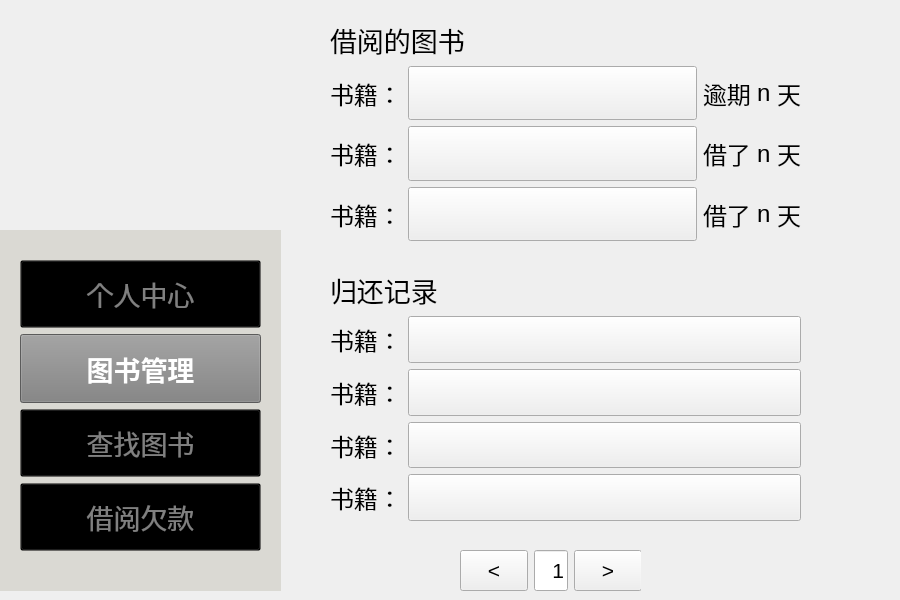
<?xml version="1.0" encoding="UTF-8"?>
<ui version="4.0">
 <class>bookmode</class>
 <widget class="QWidget" name="bookmode">
  <property name="geometry">
   <rect>
    <x>0</x>
    <y>0</y>
    <width>900</width>
    <height>600</height>
   </rect>
  </property>
  <property name="windowTitle">
   <string>Form</string>
  </property>
  <widget class="QWidget" name="verticalLayoutWidget_4">
   <property name="geometry">
    <rect>
     <x>330</x>
     <y>270</y>
     <width>471</width>
     <height>251</height>
    </rect>
   </property>
   <layout class="QVBoxLayout" name="verticalLayout_3">
    <item>
     <widget class="QLabel" name="label_7">
      <property name="font">
       <font>
        <family>华文隶书</family>
        <pointsize>20</pointsize>
       </font>
      </property>
      <property name="text">
       <string>归还记录</string>
      </property>
     </widget>
    </item>
    <item>
     <layout class="QHBoxLayout" name="horizontalLayout_14">
      <item>
       <widget class="QLabel" name="d">
        <property name="sizePolicy">
         <sizepolicy hsizetype="Fixed" vsizetype="Preferred">
          <horstretch>0</horstretch>
          <verstretch>0</verstretch>
         </sizepolicy>
        </property>
        <property name="font">
         <font>
          <pointsize>18</pointsize>
         </font>
        </property>
        <property name="text">
         <string>书籍：</string>
        </property>
       </widget>
      </item>
      <item>
       <widget class="QPushButton" name="db">
        <property name="sizePolicy">
         <sizepolicy hsizetype="Preferred" vsizetype="Expanding">
          <horstretch>0</horstretch>
          <verstretch>0</verstretch>
         </sizepolicy>
        </property>
        <property name="font">
         <font>
          <pointsize>16</pointsize>
         </font>
        </property>
        <property name="styleSheet">
         <string notr="true">border: none;
    background-color: rgba(0, 0, 0, 0); /* 设置背景颜色为透明}</string>
        </property>
        <property name="text">
         <string/>
        </property>
       </widget>
      </item>
     </layout>
    </item>
    <item>
     <layout class="QHBoxLayout" name="horizontalLayout_15">
      <item>
       <widget class="QLabel" name="d_2">
        <property name="sizePolicy">
         <sizepolicy hsizetype="Fixed" vsizetype="Preferred">
          <horstretch>0</horstretch>
          <verstretch>0</verstretch>
         </sizepolicy>
        </property>
        <property name="font">
         <font>
          <pointsize>18</pointsize>
         </font>
        </property>
        <property name="text">
         <string>书籍：</string>
        </property>
       </widget>
      </item>
      <item>
       <widget class="QPushButton" name="db_2">
        <property name="sizePolicy">
         <sizepolicy hsizetype="Preferred" vsizetype="Expanding">
          <horstretch>0</horstretch>
          <verstretch>0</verstretch>
         </sizepolicy>
        </property>
        <property name="font">
         <font>
          <pointsize>16</pointsize>
         </font>
        </property>
        <property name="styleSheet">
         <string notr="true">border: none;
    background-color: rgba(0, 0, 0, 0); /* 设置背景颜色为透明}</string>
        </property>
        <property name="text">
         <string/>
        </property>
       </widget>
      </item>
     </layout>
    </item>
    <item>
     <layout class="QHBoxLayout" name="horizontalLayout_16">
      <item>
       <widget class="QLabel" name="d_3">
        <property name="sizePolicy">
         <sizepolicy hsizetype="Fixed" vsizetype="Preferred">
          <horstretch>0</horstretch>
          <verstretch>0</verstretch>
         </sizepolicy>
        </property>
        <property name="font">
         <font>
          <pointsize>18</pointsize>
         </font>
        </property>
        <property name="text">
         <string>书籍：</string>
        </property>
       </widget>
      </item>
      <item>
       <widget class="QPushButton" name="db_3">
        <property name="sizePolicy">
         <sizepolicy hsizetype="Preferred" vsizetype="Expanding">
          <horstretch>0</horstretch>
          <verstretch>0</verstretch>
         </sizepolicy>
        </property>
        <property name="font">
         <font>
          <pointsize>16</pointsize>
         </font>
        </property>
        <property name="styleSheet">
         <string notr="true">border: none;
    background-color: rgba(0, 0, 0, 0); /* 设置背景颜色为透明}</string>
        </property>
        <property name="text">
         <string/>
        </property>
       </widget>
      </item>
     </layout>
    </item>
    <item>
     <layout class="QHBoxLayout" name="horizontalLayout_19">
      <item>
       <widget class="QLabel" name="d_4">
        <property name="sizePolicy">
         <sizepolicy hsizetype="Fixed" vsizetype="Preferred">
          <horstretch>0</horstretch>
          <verstretch>0</verstretch>
         </sizepolicy>
        </property>
        <property name="font">
         <font>
          <pointsize>18</pointsize>
         </font>
        </property>
        <property name="text">
         <string>书籍：</string>
        </property>
       </widget>
      </item>
      <item>
       <widget class="QPushButton" name="db_4">
        <property name="sizePolicy">
         <sizepolicy hsizetype="Preferred" vsizetype="Expanding">
          <horstretch>0</horstretch>
          <verstretch>0</verstretch>
         </sizepolicy>
        </property>
        <property name="font">
         <font>
          <pointsize>16</pointsize>
         </font>
        </property>
        <property name="styleSheet">
         <string notr="true">border: none;
    background-color: rgba(0, 0, 0, 0); /* 设置背景颜色为透明}</string>
        </property>
        <property name="text">
         <string/>
        </property>
       </widget>
      </item>
     </layout>
    </item>
   </layout>
  </widget>
  <widget class="QWidget" name="verticalLayoutWidget_3">
   <property name="geometry">
    <rect>
     <x>330</x>
     <y>20</y>
     <width>471</width>
     <height>221</height>
    </rect>
   </property>
   <layout class="QVBoxLayout" name="verticalLayout">
    <item>
     <widget class="QLabel" name="label_5">
      <property name="font">
       <font>
        <family>华文隶书</family>
        <pointsize>20</pointsize>
       </font>
      </property>
      <property name="text">
       <string>借阅的图书</string>
      </property>
     </widget>
    </item>
    <item>
     <layout class="QHBoxLayout" name="horizontalLayout_11">
      <item>
       <widget class="QLabel" name="n1">
        <property name="sizePolicy">
         <sizepolicy hsizetype="Fixed" vsizetype="Preferred">
          <horstretch>0</horstretch>
          <verstretch>0</verstretch>
         </sizepolicy>
        </property>
        <property name="font">
         <font>
          <pointsize>18</pointsize>
         </font>
        </property>
        <property name="text">
         <string>书籍：</string>
        </property>
       </widget>
      </item>
      <item>
       <widget class="QPushButton" name="bookk">
        <property name="sizePolicy">
         <sizepolicy hsizetype="Preferred" vsizetype="Expanding">
          <horstretch>0</horstretch>
          <verstretch>0</verstretch>
         </sizepolicy>
        </property>
        <property name="font">
         <font>
          <pointsize>16</pointsize>
         </font>
        </property>
        <property name="styleSheet">
         <string notr="true">border: none;
    background-color: rgba(0, 0, 0, 0); /* 设置背景颜色为透明}</string>
        </property>
        <property name="text">
         <string/>
        </property>
       </widget>
      </item>
      <item>
       <widget class="QLabel" name="n11">
        <property name="sizePolicy">
         <sizepolicy hsizetype="Fixed" vsizetype="Preferred">
          <horstretch>0</horstretch>
          <verstretch>0</verstretch>
         </sizepolicy>
        </property>
        <property name="font">
         <font>
          <pointsize>18</pointsize>
         </font>
        </property>
        <property name="text">
         <string>逾期</string>
        </property>
       </widget>
      </item>
      <item>
       <widget class="QLabel" name="day1">
        <property name="sizePolicy">
         <sizepolicy hsizetype="Fixed" vsizetype="Preferred">
          <horstretch>0</horstretch>
          <verstretch>0</verstretch>
         </sizepolicy>
        </property>
        <property name="font">
         <font>
          <pointsize>18</pointsize>
         </font>
        </property>
        <property name="text">
         <string>n</string>
        </property>
       </widget>
      </item>
      <item>
       <widget class="QLabel" name="n111">
        <property name="sizePolicy">
         <sizepolicy hsizetype="Fixed" vsizetype="Preferred">
          <horstretch>0</horstretch>
          <verstretch>0</verstretch>
         </sizepolicy>
        </property>
        <property name="font">
         <font>
          <pointsize>18</pointsize>
         </font>
        </property>
        <property name="text">
         <string>天</string>
        </property>
       </widget>
      </item>
     </layout>
    </item>
    <item>
     <layout class="QHBoxLayout" name="horizontalLayout_12">
      <item>
       <widget class="QLabel" name="n1_2">
        <property name="sizePolicy">
         <sizepolicy hsizetype="Fixed" vsizetype="Preferred">
          <horstretch>0</horstretch>
          <verstretch>0</verstretch>
         </sizepolicy>
        </property>
        <property name="font">
         <font>
          <pointsize>18</pointsize>
         </font>
        </property>
        <property name="text">
         <string>书籍：</string>
        </property>
       </widget>
      </item>
      <item>
       <widget class="QPushButton" name="bookk_2">
        <property name="sizePolicy">
         <sizepolicy hsizetype="Preferred" vsizetype="Expanding">
          <horstretch>0</horstretch>
          <verstretch>0</verstretch>
         </sizepolicy>
        </property>
        <property name="font">
         <font>
          <pointsize>16</pointsize>
         </font>
        </property>
        <property name="styleSheet">
         <string notr="true">border: none;
    background-color: rgba(0, 0, 0, 0); /* 设置背景颜色为透明}</string>
        </property>
        <property name="text">
         <string/>
        </property>
       </widget>
      </item>
      <item>
       <widget class="QLabel" name="n11_2">
        <property name="sizePolicy">
         <sizepolicy hsizetype="Fixed" vsizetype="Preferred">
          <horstretch>0</horstretch>
          <verstretch>0</verstretch>
         </sizepolicy>
        </property>
        <property name="font">
         <font>
          <pointsize>18</pointsize>
         </font>
        </property>
        <property name="text">
         <string>借了</string>
        </property>
       </widget>
      </item>
      <item>
       <widget class="QLabel" name="day_2">
        <property name="sizePolicy">
         <sizepolicy hsizetype="Fixed" vsizetype="Preferred">
          <horstretch>0</horstretch>
          <verstretch>0</verstretch>
         </sizepolicy>
        </property>
        <property name="font">
         <font>
          <pointsize>18</pointsize>
         </font>
        </property>
        <property name="text">
         <string>n</string>
        </property>
       </widget>
      </item>
      <item>
       <widget class="QLabel" name="n111_2">
        <property name="sizePolicy">
         <sizepolicy hsizetype="Fixed" vsizetype="Preferred">
          <horstretch>0</horstretch>
          <verstretch>0</verstretch>
         </sizepolicy>
        </property>
        <property name="font">
         <font>
          <pointsize>18</pointsize>
         </font>
        </property>
        <property name="text">
         <string>天</string>
        </property>
       </widget>
      </item>
     </layout>
    </item>
    <item>
     <layout class="QHBoxLayout" name="horizontalLayout_13">
      <item>
       <widget class="QLabel" name="n1_3">
        <property name="sizePolicy">
         <sizepolicy hsizetype="Fixed" vsizetype="Preferred">
          <horstretch>0</horstretch>
          <verstretch>0</verstretch>
         </sizepolicy>
        </property>
        <property name="font">
         <font>
          <pointsize>18</pointsize>
         </font>
        </property>
        <property name="text">
         <string>书籍：</string>
        </property>
       </widget>
      </item>
      <item>
       <widget class="QPushButton" name="bookk_3">
        <property name="sizePolicy">
         <sizepolicy hsizetype="Preferred" vsizetype="Expanding">
          <horstretch>0</horstretch>
          <verstretch>0</verstretch>
         </sizepolicy>
        </property>
        <property name="font">
         <font>
          <pointsize>16</pointsize>
         </font>
        </property>
        <property name="styleSheet">
         <string notr="true">border: none;
    background-color: rgba(0, 0, 0, 0); /* 设置背景颜色为透明}</string>
        </property>
        <property name="text">
         <string/>
        </property>
       </widget>
      </item>
      <item>
       <widget class="QLabel" name="n11_3">
        <property name="sizePolicy">
         <sizepolicy hsizetype="Fixed" vsizetype="Preferred">
          <horstretch>0</horstretch>
          <verstretch>0</verstretch>
         </sizepolicy>
        </property>
        <property name="font">
         <font>
          <pointsize>18</pointsize>
         </font>
        </property>
        <property name="text">
         <string>借了</string>
        </property>
       </widget>
      </item>
      <item>
       <widget class="QLabel" name="day_3">
        <property name="sizePolicy">
         <sizepolicy hsizetype="Fixed" vsizetype="Preferred">
          <horstretch>0</horstretch>
          <verstretch>0</verstretch>
         </sizepolicy>
        </property>
        <property name="font">
         <font>
          <pointsize>18</pointsize>
         </font>
        </property>
        <property name="text">
         <string>n</string>
        </property>
       </widget>
      </item>
      <item>
       <widget class="QLabel" name="n111_3">
        <property name="sizePolicy">
         <sizepolicy hsizetype="Fixed" vsizetype="Preferred">
          <horstretch>0</horstretch>
          <verstretch>0</verstretch>
         </sizepolicy>
        </property>
        <property name="font">
         <font>
          <pointsize>18</pointsize>
         </font>
        </property>
        <property name="text">
         <string>天</string>
        </property>
       </widget>
      </item>
     </layout>
    </item>
   </layout>
  </widget>
  <widget class="QWidget" name="verticalLayoutWidget">
   <property name="geometry">
    <rect>
     <x>0</x>
     <y>230</y>
     <width>281</width>
     <height>361</height>
    </rect>
   </property>
   <layout class="QVBoxLayout" name="mode">
    <item>
     <widget class="QFrame" name="frame">
      <property name="enabled">
       <bool>true</bool>
      </property>
      <property name="acceptDrops">
       <bool>false</bool>
      </property>
      <property name="autoFillBackground">
       <bool>false</bool>
      </property>
      <property name="styleSheet">
       <string notr="true">QFrame {
    background-color: rgb(218,217,211); 
}
</string>
      </property>
      <property name="frameShape">
       <enum>QFrame::Shape::NoFrame</enum>
      </property>
      <property name="frameShadow">
       <enum>QFrame::Shadow::Plain</enum>
      </property>
      <widget class="QWidget" name="verticalLayoutWidget_2">
       <property name="geometry">
        <rect>
         <x>20</x>
         <y>30</y>
         <width>241</width>
         <height>291</height>
        </rect>
       </property>
       <layout class="QVBoxLayout" name="verticalLayout_2">
        <item>
         <widget class="QPushButton" name="PersonalMode_Button">
          <property name="enabled">
           <bool>true</bool>
          </property>
          <property name="sizePolicy">
           <sizepolicy hsizetype="Expanding" vsizetype="Expanding">
            <horstretch>0</horstretch>
            <verstretch>0</verstretch>
           </sizepolicy>
          </property>
          <property name="font">
           <font>
            <pointsize>20</pointsize>
            <bold>false</bold>
           </font>
          </property>
          <property name="focusPolicy">
           <enum>Qt::FocusPolicy::ClickFocus</enum>
          </property>
          <property name="layoutDirection">
           <enum>Qt::LayoutDirection::LeftToRight</enum>
          </property>
          <property name="autoFillBackground">
           <bool>false</bool>
          </property>
          <property name="styleSheet">
           <string notr="true">QPushButton {
    background-color: transparent;
    color: grey;
}
</string>
          </property>
          <property name="text">
           <string>个人中心</string>
          </property>
         </widget>
        </item>
        <item>
         <widget class="QPushButton" name="BookMode_Button">
          <property name="enabled">
           <bool>true</bool>
          </property>
          <property name="sizePolicy">
           <sizepolicy hsizetype="Expanding" vsizetype="Expanding">
            <horstretch>0</horstretch>
            <verstretch>0</verstretch>
           </sizepolicy>
          </property>
          <property name="palette">
           <palette>
            <active>
             <colorrole role="WindowText">
              <brush brushstyle="SolidPattern">
               <color alpha="255">
                <red>128</red>
                <green>128</green>
                <blue>128</blue>
               </color>
              </brush>
             </colorrole>
             <colorrole role="Button">
              <brush brushstyle="SolidPattern">
               <color alpha="255">
                <red>128</red>
                <green>128</green>
                <blue>128</blue>
               </color>
              </brush>
             </colorrole>
             <colorrole role="Text">
              <brush brushstyle="SolidPattern">
               <color alpha="255">
                <red>128</red>
                <green>128</green>
                <blue>128</blue>
               </color>
              </brush>
             </colorrole>
             <colorrole role="ButtonText">
              <brush brushstyle="SolidPattern">
               <color alpha="255">
                <red>128</red>
                <green>128</green>
                <blue>128</blue>
               </color>
              </brush>
             </colorrole>
             <colorrole role="Base">
              <brush brushstyle="SolidPattern">
               <color alpha="255">
                <red>128</red>
                <green>128</green>
                <blue>128</blue>
               </color>
              </brush>
             </colorrole>
             <colorrole role="Window">
              <brush brushstyle="SolidPattern">
               <color alpha="255">
                <red>128</red>
                <green>128</green>
                <blue>128</blue>
               </color>
              </brush>
             </colorrole>
             <colorrole role="PlaceholderText">
              <brush brushstyle="SolidPattern">
               <color alpha="128">
                <red>128</red>
                <green>128</green>
                <blue>128</blue>
               </color>
              </brush>
             </colorrole>
            </active>
            <inactive>
             <colorrole role="WindowText">
              <brush brushstyle="SolidPattern">
               <color alpha="255">
                <red>128</red>
                <green>128</green>
                <blue>128</blue>
               </color>
              </brush>
             </colorrole>
             <colorrole role="Button">
              <brush brushstyle="SolidPattern">
               <color alpha="255">
                <red>128</red>
                <green>128</green>
                <blue>128</blue>
               </color>
              </brush>
             </colorrole>
             <colorrole role="Text">
              <brush brushstyle="SolidPattern">
               <color alpha="255">
                <red>128</red>
                <green>128</green>
                <blue>128</blue>
               </color>
              </brush>
             </colorrole>
             <colorrole role="ButtonText">
              <brush brushstyle="SolidPattern">
               <color alpha="255">
                <red>128</red>
                <green>128</green>
                <blue>128</blue>
               </color>
              </brush>
             </colorrole>
             <colorrole role="Base">
              <brush brushstyle="SolidPattern">
               <color alpha="255">
                <red>128</red>
                <green>128</green>
                <blue>128</blue>
               </color>
              </brush>
             </colorrole>
             <colorrole role="Window">
              <brush brushstyle="SolidPattern">
               <color alpha="255">
                <red>128</red>
                <green>128</green>
                <blue>128</blue>
               </color>
              </brush>
             </colorrole>
             <colorrole role="PlaceholderText">
              <brush brushstyle="SolidPattern">
               <color alpha="128">
                <red>128</red>
                <green>128</green>
                <blue>128</blue>
               </color>
              </brush>
             </colorrole>
            </inactive>
            <disabled>
             <colorrole role="WindowText">
              <brush brushstyle="SolidPattern">
               <color alpha="255">
                <red>128</red>
                <green>128</green>
                <blue>128</blue>
               </color>
              </brush>
             </colorrole>
             <colorrole role="Button">
              <brush brushstyle="SolidPattern">
               <color alpha="255">
                <red>128</red>
                <green>128</green>
                <blue>128</blue>
               </color>
              </brush>
             </colorrole>
             <colorrole role="Text">
              <brush brushstyle="SolidPattern">
               <color alpha="255">
                <red>128</red>
                <green>128</green>
                <blue>128</blue>
               </color>
              </brush>
             </colorrole>
             <colorrole role="ButtonText">
              <brush brushstyle="SolidPattern">
               <color alpha="255">
                <red>128</red>
                <green>128</green>
                <blue>128</blue>
               </color>
              </brush>
             </colorrole>
             <colorrole role="Base">
              <brush brushstyle="SolidPattern">
               <color alpha="255">
                <red>128</red>
                <green>128</green>
                <blue>128</blue>
               </color>
              </brush>
             </colorrole>
             <colorrole role="Window">
              <brush brushstyle="SolidPattern">
               <color alpha="255">
                <red>128</red>
                <green>128</green>
                <blue>128</blue>
               </color>
              </brush>
             </colorrole>
             <colorrole role="PlaceholderText">
              <brush brushstyle="SolidPattern">
               <color alpha="128">
                <red>128</red>
                <green>128</green>
                <blue>128</blue>
               </color>
              </brush>
             </colorrole>
            </disabled>
           </palette>
          </property>
          <property name="font">
           <font>
            <pointsize>20</pointsize>
            <bold>true</bold>
           </font>
          </property>
          <property name="mouseTracking">
           <bool>false</bool>
          </property>
          <property name="acceptDrops">
           <bool>false</bool>
          </property>
          <property name="layoutDirection">
           <enum>Qt::LayoutDirection::LeftToRight</enum>
          </property>
          <property name="autoFillBackground">
           <bool>false</bool>
          </property>
          <property name="styleSheet">
           <string notr="true">QPushButton {
    background-color: gray;
    color: white;
}</string>
          </property>
          <property name="text">
           <string>图书管理</string>
          </property>
         </widget>
        </item>
        <item>
         <widget class="QPushButton" name="FindBookMode_Button">
          <property name="sizePolicy">
           <sizepolicy hsizetype="Expanding" vsizetype="Expanding">
            <horstretch>0</horstretch>
            <verstretch>0</verstretch>
           </sizepolicy>
          </property>
          <property name="font">
           <font>
            <pointsize>20</pointsize>
            <bold>false</bold>
           </font>
          </property>
          <property name="layoutDirection">
           <enum>Qt::LayoutDirection::LeftToRight</enum>
          </property>
          <property name="autoFillBackground">
           <bool>false</bool>
          </property>
          <property name="styleSheet">
           <string notr="true">QPushButton {
    background-color: transparent;
    color: grey;
}
</string>
          </property>
          <property name="text">
           <string>查找图书</string>
          </property>
         </widget>
        </item>
        <item>
         <widget class="QPushButton" name="PayMode_Button">
          <property name="sizePolicy">
           <sizepolicy hsizetype="Expanding" vsizetype="Expanding">
            <horstretch>0</horstretch>
            <verstretch>0</verstretch>
           </sizepolicy>
          </property>
          <property name="font">
           <font>
            <pointsize>20</pointsize>
           </font>
          </property>
          <property name="layoutDirection">
           <enum>Qt::LayoutDirection::LeftToRight</enum>
          </property>
          <property name="autoFillBackground">
           <bool>false</bool>
          </property>
          <property name="styleSheet">
           <string notr="true">QPushButton {
    background-color: transparent;
    color: grey;
}
</string>
          </property>
          <property name="text">
           <string>借阅欠款</string>
          </property>
         </widget>
        </item>
       </layout>
       <zorder>BookMode_Button</zorder>
       <zorder>FindBookMode_Button</zorder>
       <zorder>PayMode_Button</zorder>
       <zorder>PersonalMode_Button</zorder>
      </widget>
     </widget>
    </item>
   </layout>
  </widget>
  <widget class="QLabel" name="cat_1">
   <property name="geometry">
    <rect>
     <x>720</x>
     <y>370</y>
     <width>171</width>
     <height>221</height>
    </rect>
   </property>
   <property name="sizePolicy">
    <sizepolicy hsizetype="Expanding" vsizetype="Expanding">
     <horstretch>0</horstretch>
     <verstretch>0</verstretch>
    </sizepolicy>
   </property>
   <property name="maximumSize">
    <size>
     <width>300</width>
     <height>300</height>
    </size>
   </property>
   <property name="text">
    <string/>
   </property>
   <property name="pixmap">
    <pixmap resource="Logo.qrc">:/image/Cat(1).png</pixmap>
   </property>
   <property name="scaledContents">
    <bool>true</bool>
   </property>
  </widget>
  <widget class="QLabel" name="logo">
   <property name="enabled">
    <bool>true</bool>
   </property>
   <property name="geometry">
    <rect>
     <x>0</x>
     <y>0</y>
     <width>281</width>
     <height>271</height>
    </rect>
   </property>
   <property name="styleSheet">
    <string notr="true">QLabel {
    background-color: transparent;
}
</string>
   </property>
   <property name="frameShape">
    <enum>QFrame::Shape::NoFrame</enum>
   </property>
   <property name="frameShadow">
    <enum>QFrame::Shadow::Plain</enum>
   </property>
   <property name="text">
    <string/>
   </property>
   <property name="pixmap">
    <pixmap resource="Logo.qrc">:/image/Logo.png</pixmap>
   </property>
   <property name="scaledContents">
    <bool>true</bool>
   </property>
   <property name="wordWrap">
    <bool>false</bool>
   </property>
   <property name="openExternalLinks">
    <bool>false</bool>
   </property>
   <property name="textInteractionFlags">
    <set>Qt::TextInteractionFlag::LinksAccessibleByMouse</set>
   </property>
  </widget>
  <widget class="QWidget" name="horizontalLayoutWidget_2">
   <property name="geometry">
    <rect>
     <x>460</x>
     <y>550</y>
     <width>181</width>
     <height>41</height>
    </rect>
   </property>
   <layout class="QHBoxLayout" name="horizontalLayout_3">
    <item>
     <widget class="QPushButton" name="reduce_button">
      <property name="sizePolicy">
       <sizepolicy hsizetype="Minimum" vsizetype="Expanding">
        <horstretch>0</horstretch>
        <verstretch>0</verstretch>
       </sizepolicy>
      </property>
      <property name="font">
       <font>
        <pointsize>16</pointsize>
       </font>
      </property>
      <property name="text">
       <string>&lt;</string>
      </property>
     </widget>
    </item>
    <item>
     <widget class="QLineEdit" name="pages">
      <property name="sizePolicy">
       <sizepolicy hsizetype="Expanding" vsizetype="Expanding">
        <horstretch>0</horstretch>
        <verstretch>0</verstretch>
       </sizepolicy>
      </property>
      <property name="font">
       <font>
        <pointsize>16</pointsize>
       </font>
      </property>
      <property name="layoutDirection">
       <enum>Qt::LayoutDirection::LeftToRight</enum>
      </property>
      <property name="text">
       <string>   1</string>
      </property>
     </widget>
    </item>
    <item>
     <widget class="QPushButton" name="raise_button">
      <property name="sizePolicy">
       <sizepolicy hsizetype="Minimum" vsizetype="Expanding">
        <horstretch>0</horstretch>
        <verstretch>0</verstretch>
       </sizepolicy>
      </property>
      <property name="font">
       <font>
        <pointsize>16</pointsize>
       </font>
      </property>
      <property name="text">
       <string>&gt;</string>
      </property>
     </widget>
    </item>
   </layout>
  </widget>
  <zorder>cat_1</zorder>
  <zorder>logo</zorder>
  <zorder>verticalLayoutWidget_4</zorder>
  <zorder>verticalLayoutWidget_3</zorder>
  <zorder>verticalLayoutWidget</zorder>
  <zorder>horizontalLayoutWidget_2</zorder>
 </widget>
 <resources>
  <include location="Logo.qrc"/>
 </resources>
 <connections/>
</ui>
